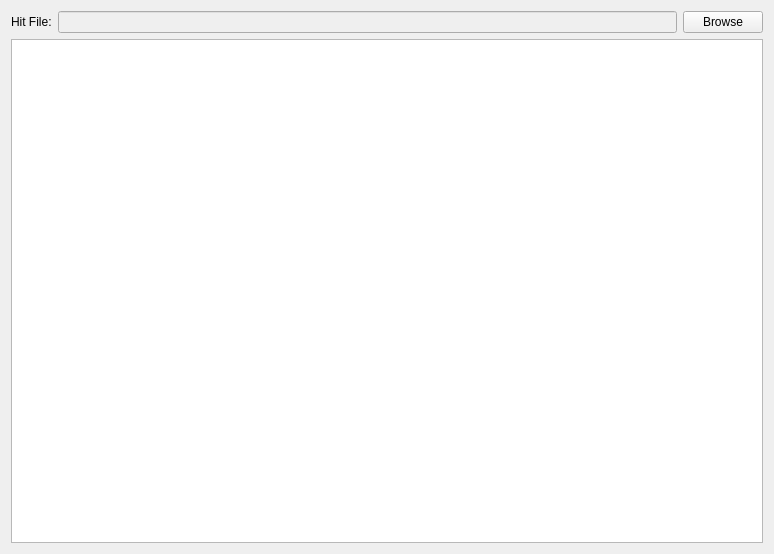
<?xml version="1.0" encoding="UTF-8"?>
<ui version="4.0">
 <class>Form</class>
 <widget class="QWidget" name="Form">
  <property name="geometry">
   <rect>
    <x>0</x>
    <y>0</y>
    <width>774</width>
    <height>554</height>
   </rect>
  </property>
  <property name="windowTitle">
   <string>Hit Table</string>
  </property>
  <layout class="QVBoxLayout" name="verticalLayout">
   <item>
    <layout class="QHBoxLayout" name="horizontalLayout">
     <item>
      <widget class="QLabel" name="label">
       <property name="text">
        <string>Hit File:</string>
       </property>
      </widget>
     </item>
     <item>
      <widget class="QLineEdit" name="hitFile">
       <property name="enabled">
        <bool>false</bool>
       </property>
      </widget>
     </item>
     <item>
      <widget class="QPushButton" name="browseButton">
       <property name="text">
        <string>Browse</string>
       </property>
      </widget>
     </item>
    </layout>
   </item>
   <item>
    <widget class="TableWidget" name="table">
     <property name="editTriggers">
      <set>QAbstractItemView::NoEditTriggers</set>
     </property>
     <attribute name="verticalHeaderVisible">
      <bool>false</bool>
     </attribute>
    </widget>
   </item>
  </layout>
 </widget>
 <customwidgets>
  <customwidget>
   <class>TableWidget</class>
   <extends>QTableWidget</extends>
   <header>pyqtgraph</header>
  </customwidget>
 </customwidgets>
 <resources/>
 <connections/>
</ui>
